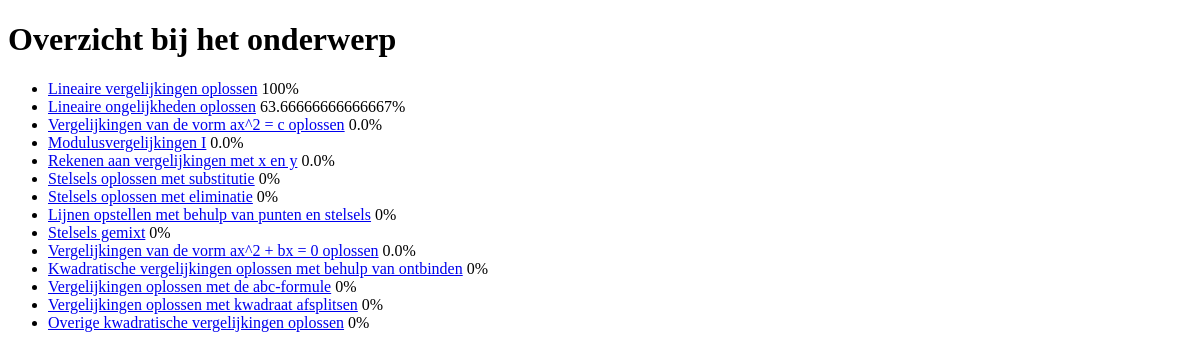
/oefenen/overzicht/A (signed in), run on an earlier commit of the app's database.
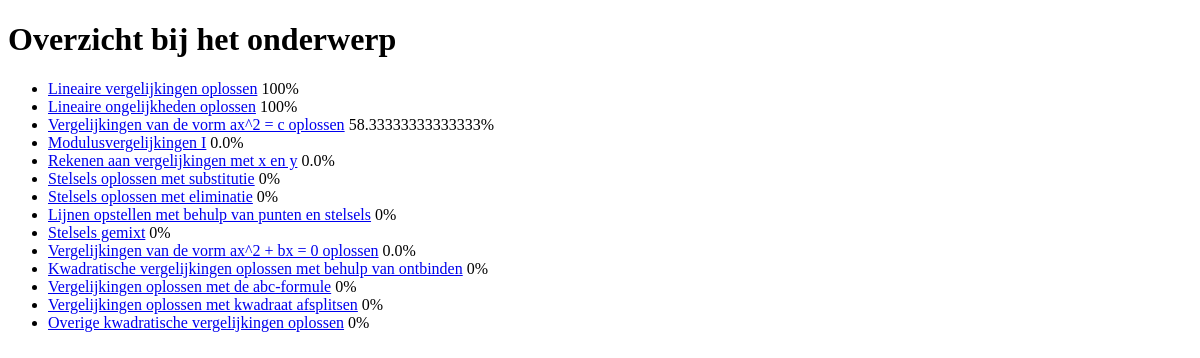
And on a later commit of the database.
### oefenen/models.py (models this page shows, shortened)
class Vaardigheid(models.Model):
    naam = models.CharField(max_length=255, blank=False, null=True)
    nummer = models.IntegerField(blank=True, null=True)
    bijbehorend_onderwerp = models.ForeignKey(Onderwerp, on_delete=models.PROTECT, blank=True, null=True)
    voorkennis = models.ManyToManyField("self", symmetrical=False, related_name="vaardigheid_voorkennis")
    volgende = models.ManyToManyField("self", symmetrical=False, related_name="vaardigheid_volgende")
    class Meta:
        ordering = ['bijbehorend_onderwerp', 'nummer']

class Voortgang(models.Model):
    user = models.ForeignKey(User, on_delete=models.PROTECT)
    vaardigheid = models.ForeignKey(Vaardigheid, on_delete=models.PROTECT)
    voortgang = models.FloatField(default=0)

### oefenen/views.py (the view)
# urls.py: path("overzicht/<str:letter>", views.overzicht, name="overzicht"),
@login_required
def overzicht(request, letter):
    o = Onderwerp.objects.get(letter=letter.capitalize())
    v = Vaardigheid.objects.filter(bijbehorend_onderwerp=o)
    user = User.objects.get(id=request.user.id)
    vaardigheid = list()
    for each in v:
        try:
            voortg = Voortgang.objects.get(vaardigheid=each, user=user)
            if voortg.voortgang < 0:
                vaardigheid.append((each, 0))
                continue
            if voortg.voortgang >= 0.995:
                vaardigheid.append((each, 1))
                continue
            vaardigheid.append((each, voortg.voortgang))
        except:
            vaardigheid.append((each, 0))
    return render(request, "oefenen/overzicht.html", {
        "v":vaardigheid
    })

### oefenen/templates/oefenen/overzicht.html (shortened to what this page needs)
{% load mathfilters %}
<!DOCTYPE html>
<html lang="en">
<head>
</head>
<body>
    <h1>Overzicht bij het onderwerp {{ v.0.bijbehorend_onderwerp.naam }}</h1>
    <ul>
        {% for each in v %}
        <li>
            <a href="/oefenen/uitleg/{{ each.0.bijbehorend_onderwerp.letter }}/{{ each.0.nummer }}">{{ each.0.naam }}</a>
            {{ each.1|mul:100 }}%
        </li>
        {% endfor %}
    </ul>
</body>
</html>

What changed in the data, as far as the page shows it:
computed for Vaardigheid "Lineaire ongelijkheden oplossen": voortgang "63.66666666666667" → "100"
changed through a linked row, Vaardigheid "Vergelijkingen van de vorm ax^2 = c oplossen": voortgang "0.0" → "58.33333333333333"
